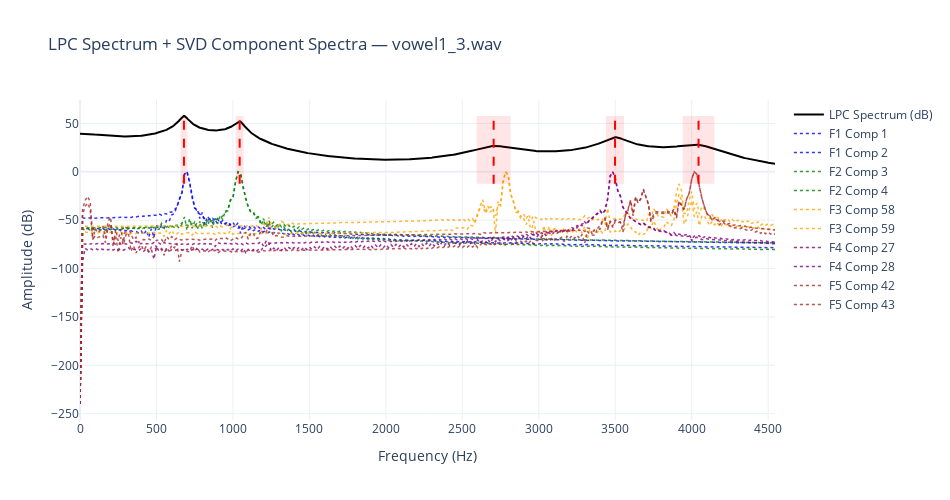

Here is the notebook cell this chart was saved with:
### Markdown cell above
Looking at this LPC spectrum with your formant center lines and bandwidth-shaded regions, a few project-relevant points stand out:

Formant Structure is Clear

F1 and F2 peaks are strong and sharply defined — a sign that the LPC analysis is capturing the vocal tract resonances well in the low–mid frequency range.

F3–F5 are visible but less pronounced, which is common for higher formants due to lower excitation energy and stronger damping.

Bandwidths are Physically Reasonable

The shaded areas are fairly narrow for F1 and F2, widening somewhat for higher formants — consistent with speech acoustics theory (higher formants tend to have broader bandwidths because of increased energy loss in the vocal tract).

Formant–Peak Alignment Check

Each dashed red line passes close to a local maximum of the LPC spectrum. This means the PDLPC estimation is well-aligned with the actual spectral peaks for this token.

That’s important for your project because your SVD–formant matching depends on the formant frequencies being physically meaningful.

Why This Figure is Important for Your Pipeline

This serves as a ground truth visualization: it shows exactly what your model is trying to match with the SVD component FFT peaks.

Once you overlay the two chosen SVD components per formant, you’ll be able to visually confirm that those component peaks fall inside these shaded regions, validating your matching + weighted peak method.

If a component peak consistently lands outside these shaded areas, it’s a signal to adjust your matching criterion (±B/2 vs. bandwidth lower bound).

Potential Diagnostic Use

If you generate this plot for every token, you can spot outliers:

Abnormally wide or narrow bandwidths (formant estimation issue).

Peaks that don’t match the LPC envelope (possible segmentation or noise issue).

Missing formants (estimation failed for some high-order poles).

In short — this figure confirms your PD-LPC formant extraction is working as intended for this sample, provides a baseline “map” for validating your SVD component selection, and will be even more powerful when overlaid with the SVD FFT component spectra to prove the correspondence.

If you’d like, I can directly integrate the two SVD component spectra per formant onto this exact LPC + bandwidth plot so you get the side-by-side visual evidence in one figure. That would be the next logical figure for your thesis.

### Code cell
import numpy as np
import pandas as pd
import soundfile as sf
import ast
from numpy import hamming
from scipy.linalg import svd, solve_toeplitz
from scipy.signal import freqz
import plotly.graph_objects as go

# ---------- Config ----------
wav_file = "vowel1_3.wav"
formant_csv = "vowel1_formants_bandwidths_new.csv"
svd_csv = "vowel1_formant_svd_contributions_adaptive.csv"
center_time = 0.12379
frame_ms = 60.0
# ----------------------------

# === Helper functions ===
def compute_lpc_autocorr(x, order):
    x = x - np.mean(x)
    r = np.correlate(x, x, mode='full')[len(x)-1:len(x)+order]
    R = r[:order + 1]
    r_rhs = r[1:]
    a = solve_toeplitz((R[:-1], R[:-1]), r_rhs)
    return np.concatenate(([1.0], -a))

def anti_diag_avg(H):
    rows, cols = H.shape
    out = np.zeros(rows + cols - 1)
    cnt = np.zeros_like(out)
    for i in range(rows):
        for j in range(cols):
            out[i + j] += H[i, j]
            cnt[i + j] += 1
    return out / np.maximum(cnt, 1)

def parse_indices(s):
    try:
        return [int(v) for v in ast.literal_eval(str(s))]
    except:
        return []

def component_spectrum(comp_index_1based, U, S, VT, fs):
    i = comp_index_1based - 1
    Hi = S[i] * np.outer(U[:, i], VT[i, :])
    sig_i = anti_diag_avg(Hi)
    sig_i *= hamming(len(sig_i))
    spec = np.abs(np.fft.rfft(sig_i))
    freqs = np.fft.rfftfreq(len(sig_i), d=1/fs)
    spec[0] = 0.0
    peak = np.max(spec) + 1e-12
    spec_db = 20*np.log10(spec / peak + 1e-12)
    return freqs, spec_db

# === Load audio & extract frame ===
sig, fs = sf.read(wav_file)
sig = sig / (np.max(np.abs(sig)) + 1e-12)
frame_len = int((frame_ms/1000.0) * fs)
c = int(center_time * fs)
start = max(0, c - frame_len//2)
end = min(len(sig), start + frame_len)
frame = sig[start:end]
if len(frame) < frame_len:
    frame = np.pad(frame, (0, frame_len - len(frame)))
windowed = frame * hamming(len(frame))

# === LPC analysis ===
p = int(fs/1000) + 2
a = compute_lpc_autocorr(windowed, p)
w, H = freqz(b=[1.0], a=a, worN=4096)
freqs_hz = w * fs / (2*np.pi)
lpc_db = 20*np.log10(np.maximum(np.abs(H), 1e-12))

# === Load formants/bandwidths ===
df_fb = pd.read_csv(formant_csv)
row_fb = df_fb.loc[df_fb["filename"] == wav_file]
if row_fb.empty:
    raise ValueError(f"{wav_file} not found in {formant_csv}")
F = row_fb[[f"F{i}" for i in range(1,6)]].values.astype(float).ravel()
B = row_fb[[f"B{i}" for i in range(1,6)]].values.astype(float).ravel()

# === Load component indexes ===
df_svd = pd.read_csv(svd_csv)
row_svd = df_svd.loc[df_svd["filename"] == wav_file]
if row_svd.empty:
    raise ValueError(f"{wav_file} not found in {svd_csv}")
comp_idx_lists = [parse_indices(row_svd.iloc[0][f"Component_Indexes_F{i}"])[:2] for i in range(1,6)]

# === Build Hankel SVD for components ===
N = len(frame)
L = N // 2
K = N - L + 1
Hankel = np.column_stack([frame[i:i+L] for i in range(K)])
U, S, VT = svd(Hankel, full_matrices=False)

# === Build figure ===
fig = go.Figure()

# LPC spectrum
fig.add_trace(go.Scatter(
    x=freqs_hz, y=lpc_db, mode="lines", name="LPC Spectrum (dB)", line=dict(color="black")
))

ymin = float(np.min(lpc_db))
ymax = float(np.max(lpc_db))

# Shaded bandwidths + formant lines
for i, (f, b) in enumerate(zip(F, B), start=1):
    if not (np.isfinite(f) and np.isfinite(b) and b > 0):
        continue
    x0 = max(0, f - b/2)
    x1 = f + b/2
    fig.add_shape(type="rect", x0=x0, x1=x1, y0=ymin, y1=ymax,
                  fillcolor="rgba(255,0,0,0.10)", line=dict(width=0))
    fig.add_shape(type="line", x0=f, x1=f, y0=ymin, y1=ymax,
                  line=dict(color="red", width=2, dash="dash"))

# Component FFT spectra
colors = ["blue", "green", "orange", "purple", "brown"]  # per formant
for formant_idx, comps in enumerate(comp_idx_lists):
    for comp_num in comps:
        freqs, spec_db = component_spectrum(comp_num, U, S, VT, fs)
        fig.add_trace(go.Scatter(
            x=freqs, y=spec_db,
            mode="lines",
            name=f"F{formant_idx+1} Comp {comp_num}",
            line=dict(width=1.5, dash="dot", color=colors[formant_idx]),
            opacity=0.8
        ))

# Layout
fig.update_layout(
    title=f"LPC Spectrum + SVD Component Spectra — {wav_file}",
    xaxis_title="Frequency (Hz)",
    yaxis_title="Amplitude (dB)",
    template="plotly_white",
    width=950, height=500,
    xaxis=dict(range=[0, np.nanmax(F)+500])
)

fig.show()

### Figure 1 — Plotly figure (JSON) as saved in the notebook; plotly's stock layout.template omitted (floating-point values rounded to 4 significant figures; data arrays with more than 128 entries replaced by an {"elided": "..."} marker saying what was removed)
{"data": [{"line": {"color": "black"}, "mode": "lines", "name": "LPC Spectrum (dB)", "type": "scatter", "x": {"elided": "4096 float values"}, "y": {"elided": "4096 float values"}}, {"line": {"color": "blue", "dash": "dot", "width": 1.5}, "mode": "lines", "name": "F1 Comp 1", "opacity": 0.8, "type": "scatter", "x": {"elided": "1324 float values"}, "y": {"elided": "1324 float values"}}, {"line": {"color": "blue", "dash": "dot", "width": 1.5}, "mode": "lines", "name": "F1 Comp 2", "opacity": 0.8, "type": "scatter", "x": {"elided": "1324 float values"}, "y": {"elided": "1324 float values"}}, {"line": {"color": "green", "dash": "dot", "width": 1.5}, "mode": "lines", "name": "F2 Comp 3", "opacity": 0.8, "type": "scatter", "x": {"elided": "1324 float values"}, "y": {"elided": "1324 float values"}}, {"line": {"color": "green", "dash": "dot", "width": 1.5}, "mode": "lines", "name": "F2 Comp 4", "opacity": 0.8, "type": "scatter", "x": {"elided": "1324 float values"}, "y": {"elided": "1324 float values"}}, {"line": {"color": "orange", "dash": "dot", "width": 1.5}, "mode": "lines", "name": "F3 Comp 58", "opacity": 0.8, "type": "scatter", "x": {"elided": "1324 float values"}, "y": {"elided": "1324 float values"}}, {"line": {"color": "orange", "dash": "dot", "width": 1.5}, "mode": "lines", "name": "F3 Comp 59", "opacity": 0.8, "type": "scatter", "x": {"elided": "1324 float values"}, "y": {"elided": "1324 float values"}}, {"line": {"color": "purple", "dash": "dot", "width": 1.5}, "mode": "lines", "name": "F4 Comp 27", "opacity": 0.8, "type": "scatter", "x": {"elided": "1324 float values"}, "y": {"elided": "1324 float values"}}, {"line": {"color": "purple", "dash": "dot", "width": 1.5}, "mode": "lines", "name": "F4 Comp 28", "opacity": 0.8, "type": "scatter", "x": {"elided": "1324 float values"}, "y": {"elided": "1324 float values"}}, {"line": {"color": "brown", "dash": "dot", "width": 1.5}, "mode": "lines", "name": "F5 Comp 42", "opacity": 0.8, "type": "scatter", "x": {"elided": "1324 float values"}, "y": {"elided": "1324 float values"}}, {"line": {"color": "brown", "dash": "dot", "width": 1.5}, "mode": "lines", "name": "F5 Comp 43", "opacity": 0.8, "type": "scatter", "x": {"elided": "1324 float values"}, "y": {"elided": "1324 float values"}}], "layout": {"height": 500, "shapes": [{"fillcolor": "rgba(255,0,0,0.10)", "line": {"width": 0}, "type": "rect", "x0": 656.8, "x1": 702.7, "y0": -12.37, "y1": 57.68}, {"line": {"color": "red", "dash": "dash", "width": 2}, "type": "line", "x0": 679.7, "x1": 679.7, "y0": -12.37, "y1": 57.68}, {"fillcolor": "rgba(255,0,0,0.10)", "line": {"width": 0}, "type": "rect", "x0": 1018.0, "x1": 1070.0, "y0": -12.37, "y1": 57.68}, {"line": {"color": "red", "dash": "dash", "width": 2}, "type": "line", "x0": 1044.0, "x1": 1044.0, "y0": -12.37, "y1": 57.68}, {"fillcolor": "rgba(255,0,0,0.10)", "line": {"width": 0}, "type": "rect", "x0": 2594.0, "x1": 2816.0, "y0": -12.37, "y1": 57.68}, {"line": {"color": "red", "dash": "dash", "width": 2}, "type": "line", "x0": 2705.0, "x1": 2705.0, "y0": -12.37, "y1": 57.68}, {"fillcolor": "rgba(255,0,0,0.10)", "line": {"width": 0}, "type": "rect", "x0": 3439.0, "x1": 3558.0, "y0": -12.37, "y1": 57.68}, {"line": {"color": "red", "dash": "dash", "width": 2}, "type": "line", "x0": 3499.0, "x1": 3499.0, "y0": -12.37, "y1": 57.68}, {"fillcolor": "rgba(255,0,0,0.10)", "line": {"width": 0}, "type": "rect", "x0": 3941.0, "x1": 4148.0, "y0": -12.37, "y1": 57.68}, {"line": {"color": "red", "dash": "dash", "width": 2}, "type": "line", "x0": 4045.0, "x1": 4045.0, "y0": -12.37, "y1": 57.68}], "title": {"text": "LPC Spectrum + SVD Component Spectra — vowel1_3.wav"}, "width": 950, "xaxis": {"range": [0, 4545.0], "title": {"text": "Frequency (Hz)"}}, "yaxis": {"title": {"text": "Amplitude (dB)"}}}}
